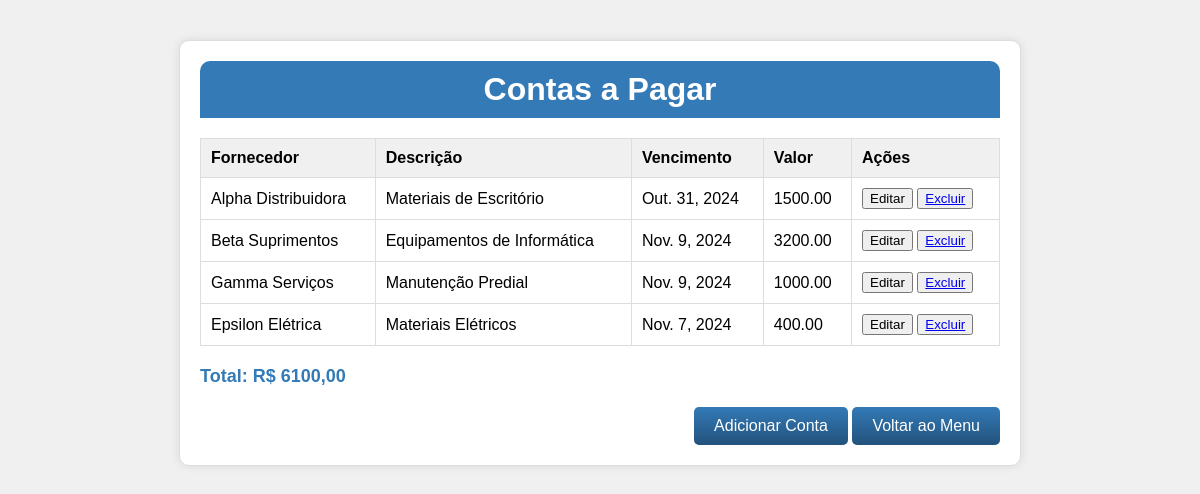
/contasapagar/ (signed in), run on the app's committed database.
### contasapagar/models.py (models this page shows, shortened)
class Contasapagar(models.Model):
    fornecedor = models.CharField(max_length=100)
    descricao = models.CharField(max_length=200)
    vencimento = models.DateField()
    valor = models.DecimalField(max_digits=10, decimal_places=2)

### contasapagar/views.py (the view)
# urls.py: path('', views.contasapagar_list, name='contasapagar_list'),
@login_required
def contasapagar_list(request):
    contasapagar = Contasapagar.objects.all()
    return render(request, 'contasapagar.html', {'contasapagar': contasapagar})

### contasapagar/templates/contasapagar.html (shortened to what this page needs)
<!DOCTYPE html>
<html lang="pt-BR">
<head>
</head>
<body>
    <div class="container">
        <div class="header">
            <h1>Contas a Pagar</h1>
        </div>
        <div class="table-container">
            <table class="table" id="contasapagarTable">
                <thead>
                    <tr>
                        <th>Fornecedor</th>
                        <th>Descrição</th>
                        <th>Vencimento</th>
                        <th>Valor</th>
                        <th>Ações</th>
                    </tr>
                </thead>
                <tbody id="contasapagarList">
                    {% for contasapagar in contasapagar %}
                    <tr data-id="{{ contasapagar.id }}">
                        <td>{{ contasapagar.fornecedor }}</td>
                        <td>{{ contasapagar.descricao }}</td>
                        <td>{{ contasapagar.vencimento }}</td>
                        <td>{{ contasapagar.valor }}</td>
                        <td>
                            <button onclick="editContasapagar(this)">Editar</button>
                           <button>  <a href="{% url 'delete_contasapagar' contasapagar.id %}" class="btn btn-danger">Excluir</a></button>
                        </td>
                    </tr>
                    {% endfor %}
                </tbody>
            </table>
        </div>
        <div class="total-container" id="totalContainer">
        </div>
        <div class="button-container">
            <button class="gradient-button" onclick="toggleForm()">Adicionar Conta</button>
            <button class="gradient-button" onclick="window.location.href='{% url 'menu' %}'">Voltar ao Menu</button>
        </div>
    </div>
</body>
</html>

### contasapagar/templates/contasapagar.html (style rules this page uses)
body { background-color: #f0f0f0; font-family: Arial, sans-serif; margin: 0; }
.container { max-width: 800px; margin: 40px auto; padding: 20px; background-color: #fff; border: 1px solid #ddd; border-radius: 10px; box-shadow: 0 0 10px rgba(0, 0, 0, 0.1); }
.header { background-color: #337ab7; color: #fff; padding: 10px; text-align: center; border-top-left-radius: 10px; border-top-right-radius: 10px; }
.header h1 { margin: 0; }
.table-container { margin-top: 20px; }
.table { width: 100%; border-collapse: collapse; }
.table th, .table td { border: 1px solid #ddd; padding: 10px; text-align: left; }
.table th { background-color: #f0f0f0; }
.button-container { text-align: right; margin-top: 20px; }
.button-container .gradient-button { background-image: linear-gradient(to bottom, #337ab7, #23527c); background-color: #337ab7; color: #fff; border: none; padding: 10px 20px; font-size: 16px; cursor: pointer; border-radius: 5px; }
.total-container { margin-top: 20px; font-size: 18px; font-weight: bold; color: #337ab7; }

### data on the page
Contasapagar: fornecedor "Alpha Distribuidora", descricao "Materiais de Escritório", vencimento "Out. 31, 2024", valor "1500.00"
Contasapagar: fornecedor "Beta Suprimentos", descricao "Equipamentos de Informática", vencimento "Nov. 9, 2024", valor "3200.00"
Contasapagar: fornecedor "Gamma Serviços", descricao "Manutenção Predial", vencimento "Nov. 9, 2024", valor "1000.00"
Contasapagar: fornecedor "Epsilon Elétrica", descricao "Materiais Elétricos", vencimento "Nov. 7, 2024", valor "400.00"
